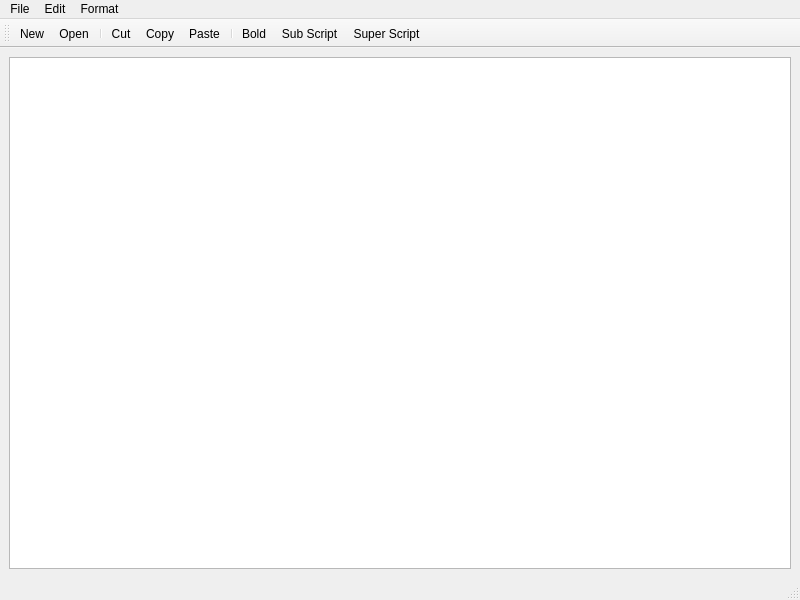
<?xml version="1.0" encoding="UTF-8"?>
<ui version="4.0">
 <class>Qpad2</class>
 <widget class="QMainWindow" name="Qpad2">
  <property name="geometry">
   <rect>
    <x>0</x>
    <y>0</y>
    <width>800</width>
    <height>600</height>
   </rect>
  </property>
  <property name="windowTitle">
   <string>Qpad2</string>
  </property>
  <widget class="QWidget" name="centralwidget">
   <layout class="QHBoxLayout" name="horizontalLayout">
    <item>
     <widget class="QTextEdit" name="textEdit"/>
    </item>
   </layout>
  </widget>
  <widget class="QMenuBar" name="menubar">
   <property name="geometry">
    <rect>
     <x>0</x>
     <y>0</y>
     <width>800</width>
     <height>22</height>
    </rect>
   </property>
   <widget class="QMenu" name="menuFile">
    <property name="title">
     <string>File</string>
    </property>
    <addaction name="actionNew"/>
    <addaction name="actionOpen"/>
    <addaction name="separator"/>
    <addaction name="actionSave"/>
    <addaction name="actionSave_as"/>
   </widget>
   <widget class="QMenu" name="menuEdit">
    <property name="title">
     <string>Edit</string>
    </property>
    <addaction name="actionCopy"/>
    <addaction name="actionCut"/>
    <addaction name="actionPaste"/>
    <addaction name="separator"/>
    <addaction name="separator"/>
    <addaction name="actionUndo"/>
    <addaction name="actionRedo"/>
   </widget>
   <widget class="QMenu" name="menuFormat">
    <property name="title">
     <string>Format</string>
    </property>
    <addaction name="actionBold"/>
    <addaction name="actionSub_Script"/>
    <addaction name="actionSuper_Script"/>
   </widget>
   <addaction name="menuFile"/>
   <addaction name="menuEdit"/>
   <addaction name="menuFormat"/>
  </widget>
  <widget class="QStatusBar" name="statusbar"/>
  <widget class="QToolBar" name="toolBar">
   <property name="windowTitle">
    <string>toolBar</string>
   </property>
   <attribute name="toolBarArea">
    <enum>TopToolBarArea</enum>
   </attribute>
   <attribute name="toolBarBreak">
    <bool>false</bool>
   </attribute>
   <addaction name="actionNew"/>
   <addaction name="actionOpen"/>
   <addaction name="separator"/>
   <addaction name="actionCut"/>
   <addaction name="actionCopy"/>
   <addaction name="actionPaste"/>
   <addaction name="separator"/>
   <addaction name="actionBold"/>
   <addaction name="actionSub_Script"/>
   <addaction name="actionSuper_Script"/>
  </widget>
  <action name="actionNew">
   <property name="icon">
    <iconset resource="Resource.qrc">
     <normaloff>:/image/img/new.png</normaloff>:/image/img/new.png</iconset>
   </property>
   <property name="text">
    <string>New</string>
   </property>
  </action>
  <action name="actionOpen">
   <property name="icon">
    <iconset resource="Resource.qrc">
     <normaloff>:/image/img/open.png</normaloff>:/image/img/open.png</iconset>
   </property>
   <property name="text">
    <string>Open</string>
   </property>
  </action>
  <action name="actionSave">
   <property name="icon">
    <iconset resource="Resource.qrc">
     <normaloff>:/image/img/save.png</normaloff>:/image/img/save.png</iconset>
   </property>
   <property name="text">
    <string>Save</string>
   </property>
  </action>
  <action name="actionSave_as">
   <property name="icon">
    <iconset resource="Resource.qrc">
     <normaloff>:/image/img/save as.png</normaloff>:/image/img/save as.png</iconset>
   </property>
   <property name="text">
    <string>Save as</string>
   </property>
  </action>
  <action name="actionCopy">
   <property name="icon">
    <iconset resource="Resource.qrc">
     <normaloff>:/image/img/copy.png</normaloff>:/image/img/copy.png</iconset>
   </property>
   <property name="text">
    <string>Copy</string>
   </property>
  </action>
  <action name="actionPaste">
   <property name="icon">
    <iconset resource="Resource.qrc">
     <normaloff>:/image/img/paste.png</normaloff>:/image/img/paste.png</iconset>
   </property>
   <property name="text">
    <string>Paste</string>
   </property>
  </action>
  <action name="actionCut">
   <property name="icon">
    <iconset resource="Resource.qrc">
     <normaloff>:/image/img/cut.png</normaloff>:/image/img/cut.png</iconset>
   </property>
   <property name="text">
    <string>Cut</string>
   </property>
  </action>
  <action name="actionBold">
   <property name="icon">
    <iconset resource="Resource.qrc">
     <normaloff>:/image/img/Bold.png</normaloff>:/image/img/Bold.png</iconset>
   </property>
   <property name="text">
    <string>Bold</string>
   </property>
  </action>
  <action name="actionSub_Script">
   <property name="icon">
    <iconset resource="Resource.qrc">
     <normaloff>:/image/img/subscript.png</normaloff>:/image/img/subscript.png</iconset>
   </property>
   <property name="text">
    <string>Sub Script</string>
   </property>
  </action>
  <action name="actionSuper_Script">
   <property name="icon">
    <iconset resource="Resource.qrc">
     <normaloff>:/image/img/superscript.png</normaloff>:/image/img/superscript.png</iconset>
   </property>
   <property name="text">
    <string>Super Script</string>
   </property>
  </action>
  <action name="actionUndo">
   <property name="icon">
    <iconset resource="Resource.qrc">
     <normaloff>:/image/img/undo.png</normaloff>:/image/img/undo.png</iconset>
   </property>
   <property name="text">
    <string>Undo</string>
   </property>
  </action>
  <action name="actionRedo">
   <property name="icon">
    <iconset resource="Resource.qrc">
     <normaloff>:/image/img/redo.png</normaloff>:/image/img/redo.png</iconset>
   </property>
   <property name="text">
    <string>Redo</string>
   </property>
  </action>
 </widget>
 <resources>
  <include location="Resource.qrc"/>
 </resources>
 <connections/>
</ui>
